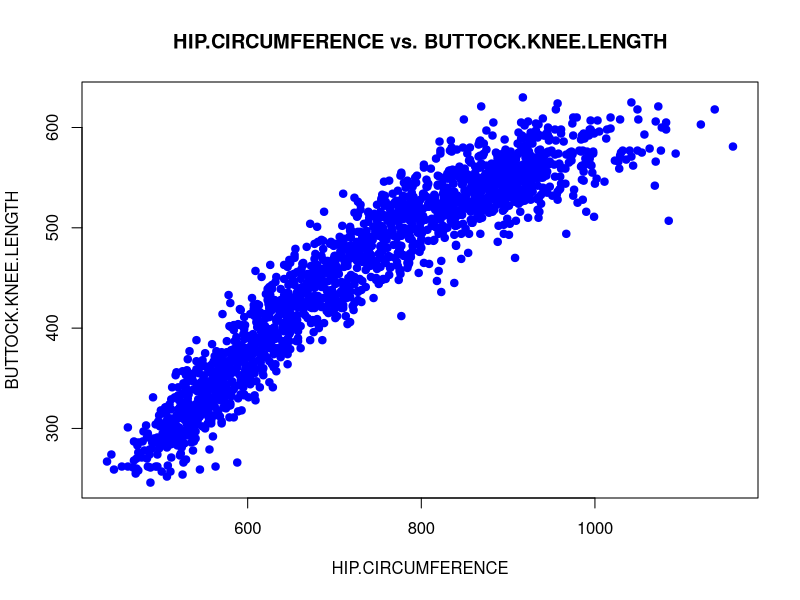
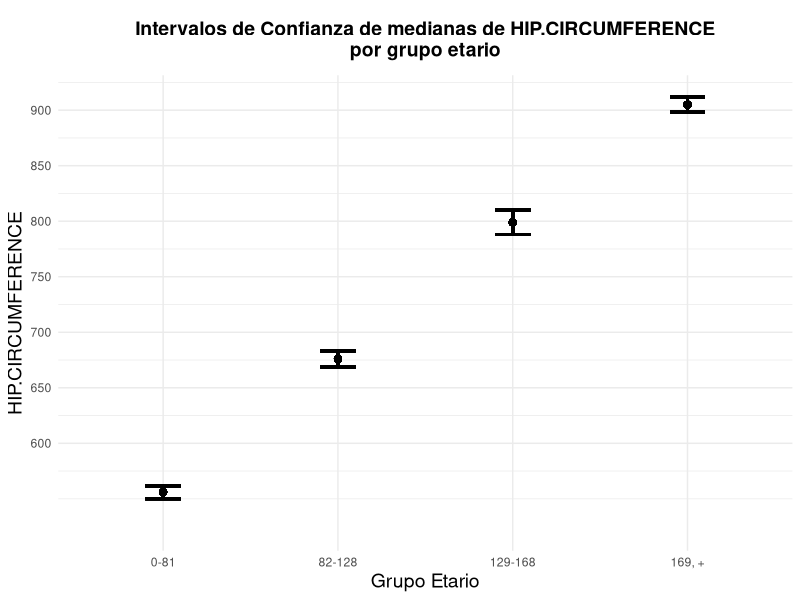
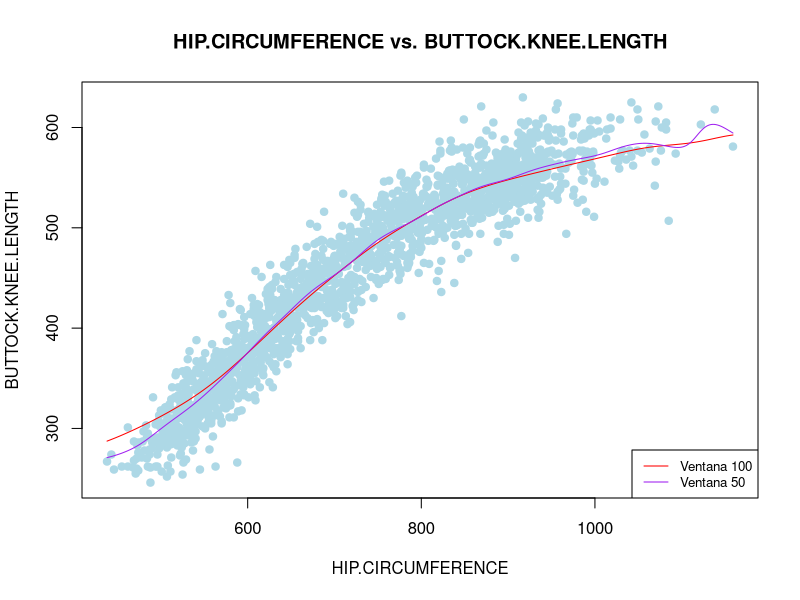

Generate these figures, in order, with R:
## ---- chunk 1
knitr::opts_chunk$set(echo = TRUE)
set.seed(1234) 
library(ggplot2)
## ---- chunk 2
individuals <- read.table("individuals.csv", header = TRUE, sep = ";")
datos_femenino <- subset(individuals, SEX == 2 & HIP.CIRCUMFERENCE != 0 & BUTTOCK.KNEE.LENGTH!=0)
attach(datos_femenino)

plot(HIP.CIRCUMFERENCE, BUTTOCK.KNEE.LENGTH,
     xlab = "HIP.CIRCUMFERENCE",
     ylab = "BUTTOCK.KNEE.LENGTH",
     main = "HIP.CIRCUMFERENCE vs. BUTTOCK.KNEE.LENGTH",
     pch = 19, col = "blue")
## ---- chunk 3

# Division de grupos etarios por cuartiles
cuartiles <- quantile(datos_femenino$AGE.IN.MONTHS,probs = c(0,0.25, 0.5, 0.75,1))
datos_femenino$AGE.GROUP <- cut(datos_femenino$AGE.IN.MONTHS,cuartiles,include.lowest = TRUE, labels = c("0-81","82-128","129-168","169, +"))

#Estimacion de medianas 
medianas_estimadas <- tapply(datos_femenino$HIP.CIRCUMFERENCE,datos_femenino$AGE.GROUP,median)


# Función para estimación del se de las medianas

estimar_se_mediana <- function (x, B = 1000){
  titahatboot <- rep(0,B)
  for(i in 1:B){
    Xboot <- sample(x,length(x),replace = TRUE)
    titahatboot[i] <- median(Xboot)
  }
  return(sqrt(mean((titahatboot - mean(titahatboot))^2)))
}

# Cálculo de intervalo bootstrap nivel 0.95

intervalos_confianza <- tapply(datos_femenino$HIP.CIRCUMFERENCE, datos_femenino$AGE.GROUP, function(x){
  se_boot <- estimar_se_mediana(x)
  intervalo_boot <- c(median(x) - 1.96*se_boot,median(x) + 1.96*se_boot)
  return(intervalo_boot)
})


# Gráfico

# Los siguientes data frames son unicamente creados para generar el plot

df_medianas <- data.frame(
  AGE.GROUP = names(medianas_estimadas),
  MEDIAN = medianas_estimadas
)
df_intervalos <- data.frame(
  AGE.GROUP = names(intervalos_confianza),
  INTERVAL = intervalos_confianza
)
df_intervalos$LOWER <- sapply(df_intervalos$INTERVAL, function(x) x[1])
df_intervalos$UPPER <- sapply(df_intervalos$INTERVAL, function(x) x[2])

df_plot <- merge(datos_femenino,merge(df_medianas,df_intervalos,by="AGE.GROUP"),
                 by="AGE.GROUP")


ggplot(df_plot, aes(x = AGE.GROUP, y = MEDIAN)) +
  geom_point(size = 2) +  
  geom_errorbar(aes(ymin = LOWER, ymax = UPPER), width = 0.2, size = 1) + 
  scale_y_continuous(limits = c(min(df_plot$LOWER) * 0.95, max(df_plot$UPPER)),
                     breaks = seq(from = 600, to = 1000, by = 50)) + 
  labs(title = "Intervalos de Confianza de medianas de HIP.CIRCUMFERENCE\npor grupo etario",
       x = "Grupo Etario", y = "HIP.CIRCUMFERENCE") +
  theme_minimal() + theme(
        plot.title = element_text(hjust = 0.5, face = "bold", size = 14,
                                  margin = margin(10, 0, 10, 0)),  
        axis.title = element_text(size = 14)) 
## ---- chunk 4
regresion_100 <- ksmooth(HIP.CIRCUMFERENCE, BUTTOCK.KNEE.LENGTH, "normal", bandwidth = 100)
regresion_50 <- ksmooth(HIP.CIRCUMFERENCE, BUTTOCK.KNEE.LENGTH, "normal", bandwidth = 50)


plot(datos_femenino$HIP.CIRCUMFERENCE, datos_femenino$BUTTOCK.KNEE.LENGTH,
     xlab = "HIP.CIRCUMFERENCE",
     ylab = "BUTTOCK.KNEE.LENGTH",
     main = "HIP.CIRCUMFERENCE vs. BUTTOCK.KNEE.LENGTH",
     pch = 19, col = "light blue")

lines(regresion_100, col = "red")
lines(regresion_50, col = "purple")

legend("bottomright", legend = c("Ventana 100", "Ventana 50"), col = c("red", "purple"), lty = 1, cex = 0.8)

